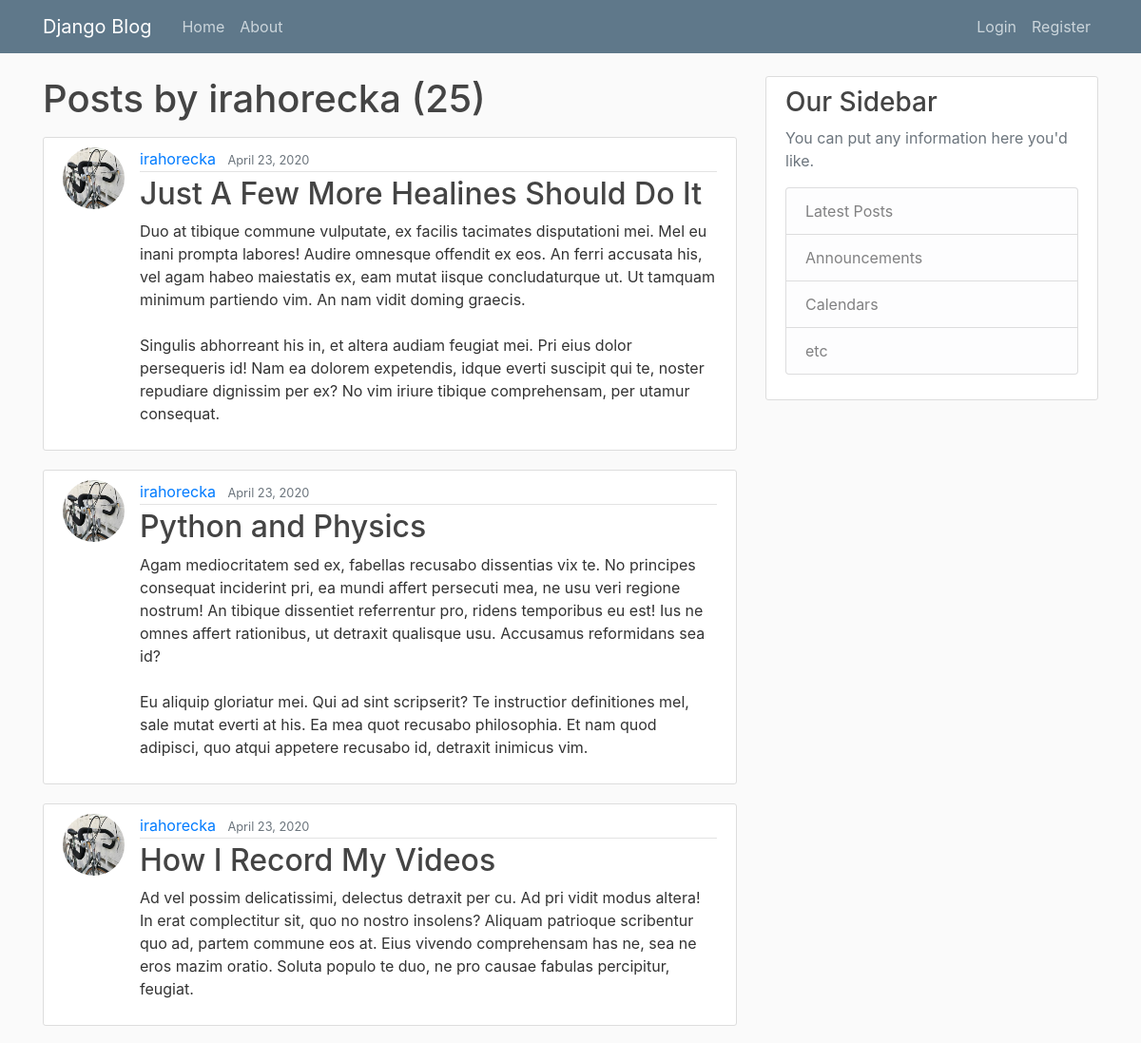
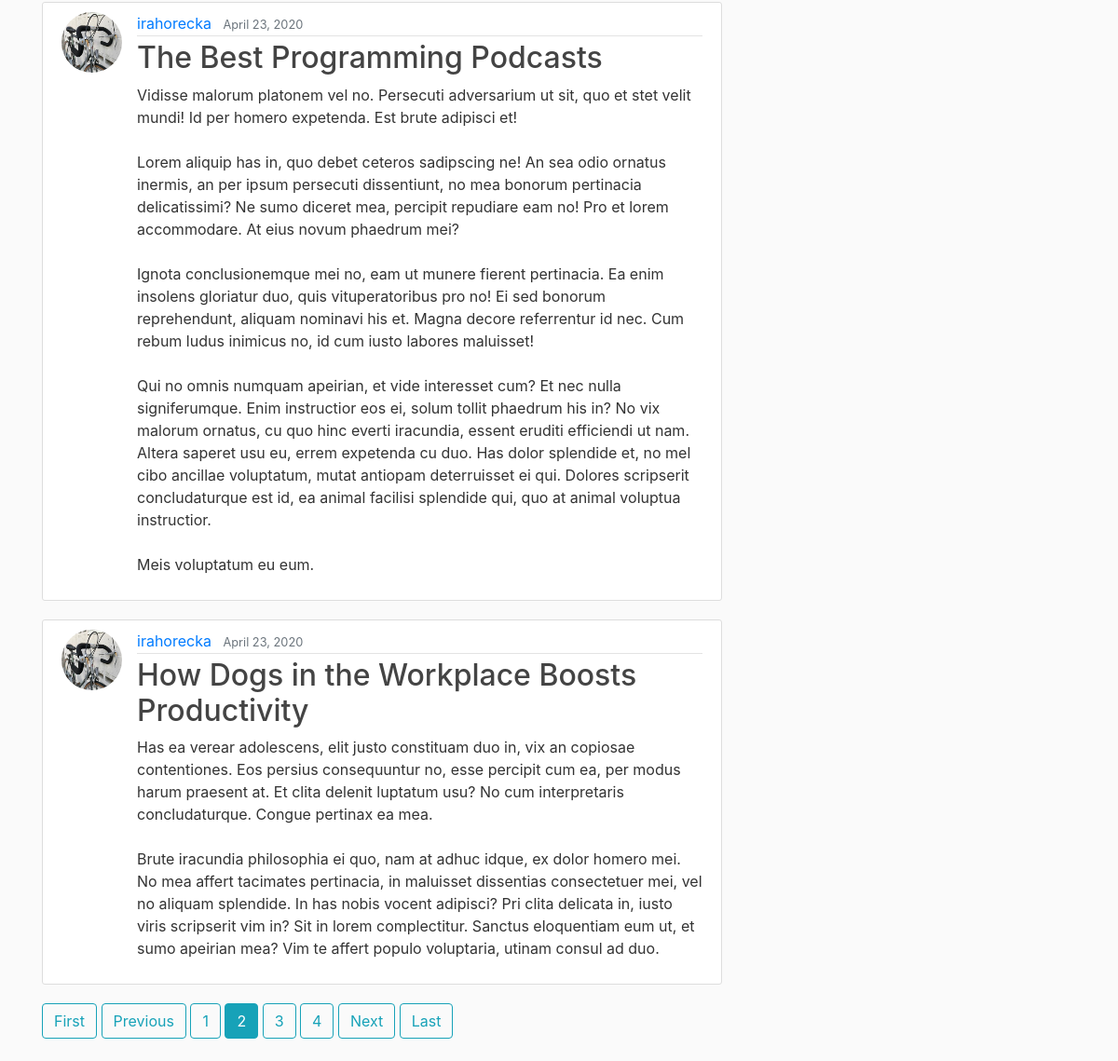
Screenshot of /user/irahorecka?page=2 with the database file from the repository (2 pictures, top to bottom).
### blog/models.py (models this page shows, shortened)
class Post(models.Model):
    title = models.CharField(max_length=100)
    content = models.TextField()
    date_posted = models.DateTimeField(default=timezone.now)  # don't call func yet
    author = models.ForeignKey(User, on_delete=models.CASCADE)

### users/models.py (models this page shows, shortened)
class Profile(models.Model):
    user = models.OneToOneField(User, on_delete=models.CASCADE)
    image = models.ImageField(default='default.jpg', upload_to='profile_pics')

### blog/views.py (the view)
# urls.py: path('user/<str:username>', UserPostListView.as_view(), name='user-post'),  # username with string dtype and name it 'user-post'
class UserPostListView(ListView):
    model = Post
    template_name = 'blog/user_posts.html'  # <app>/<model>_<viewtype>.html
    context_object_name = 'posts'
    paginate_by = 5
    def get_queryset(self):
        user = get_object_or_404(User, username=self.kwargs.get('username'))  # get username from the parameter in the url
        return Post.objects.filter(author=user).order_by('-date_posted')  # limit posts on page to this filter

### blog/templates/blog/user_posts.html
{% extends "blog/base.html" %}
{% block content %}
    <h1 class="mb-3">Posts by {{ view.kwargs.username }} ({{ page_obj.paginator.count }})</h1>
    {% for post in posts %}
        <article class="media content-section">
        <img class="rounded-circle article-img" src="{{ post.author.profile.image.url }}">
        <div class="media-body">
            <div class="article-metadata">
                <a class="mr-2" href="{% url 'user-post' post.author.username %}">{{ post.author }}</a>
                <small class="text-muted">{{ post.date_posted|date:"F d, Y" }}</small>
            </div>
            <h2><a class="article-title" href="{% url 'post-detail' post.id%}">{{ post.title }}</a></h2>
            <p class="article-content">{{ post.content }}</p>
        </div>
        </article>
    {% endfor %}
    {% if is_paginated %}
        {% if page_obj.has_previous %}
            <a class="btn btn-outline-info mb-4" href="?page=1">First</a>
            <a class="btn btn-outline-info mb-4" href="?page={{ page_obj.previous_page_number }}">Previous</a>
        {% endif %}
        {% for num in page_obj.paginator.page_range %}
            {% if page_obj.number == num %}
                <a class="btn btn-info mb-4" href="?page={{ num }}">{{ num }}</a>
            {% elif num > page_obj.number|add:'-3' and num < page_obj.number|add:'3' %}
                <a class="btn btn-outline-info mb-4" href="?page={{ num }}">{{ num }}</a>
            {% endif %}
        {% endfor %}
        {% if page_obj.has_next %}
            <a class="btn btn-outline-info mb-4" href="?page={{ page_obj.next_page_number }}">Next</a>
            <a class="btn btn-outline-info mb-4" href="?page={{ page_obj.paginator.num_pages }}">Last</a>
        {% endif %}
    {% endif %}
{% endblock content %}

### blog/static/blog/main.css (style rules this page uses)
body { background: #fafafa; color: #333333; margin-top: 5rem; }
h1, h2, h3, h4, h5, h6 { color: #444444; }
.content-section { background: #ffffff; padding: 10px 20px; border: 1px solid #dddddd; border-radius: 3px; margin-bottom: 20px; }
.article-title { color: #444444; }
.article-content { white-space: pre-line; }
.article-img { height: 65px; width: 65px; margin-right: 16px; }
.article-metadata { padding-bottom: 1px; margin-bottom: 4px; border-bottom: 1px solid #e3e3e3 }

### rows the page displays
Post: author.profile.image (picture), author "irahorecka", date_posted "April 23, 2020", title "Just A Few More Healines Should Do It", content "Duo at tibique commune vulputate, ex facilis tacimates disputationi mei. Mel eu inani prompta labores! Audire omnesque offendit ex eos. An ferri accusata his, vel agam habeo maiestatis ex, eam mutat iisque concludaturque ut. Ut tamquam minimum partiendo vim. An nam vidit doming graecis. Singulis abhorreant his in, et altera audiam feugiat mei. Pri eius dolor persequeris id! Nam ea dolorem expetendis, idque everti suscipit qui te, noster repudiare dignissim per ex? No vim iriure tibique comprehensam, per utamur consequat."
Post: author.profile.image (picture), author "irahorecka", date_posted "April 23, 2020", title "Python and Physics", content "Agam mediocritatem sed ex, fabellas recusabo dissentias vix te. No principes consequat inciderint pri, ea mundi affert persecuti mea, ne usu veri regione nostrum! An tibique dissentiet referrentur pro, ridens temporibus eu est! Ius ne omnes affert rationibus, ut detraxit qualisque usu. Accusamus reformidans sea id? Eu aliquip gloriatur mei. Qui ad sint scripserit? Te instructior definitiones mel, sale mutat everti at his. Ea mea quot recusabo philosophia. Et nam quod adipisci, quo atqui appetere recusabo id, detraxit inimicus vim."
Post: author.profile.image (picture), author "irahorecka", date_posted "April 23, 2020", title "How I Record My Videos", content "Ad vel possim delicatissimi, delectus detraxit per cu. Ad pri vidit modus altera! In erat complectitur sit, quo no nostro insolens? Aliquam patrioque scribentur quo ad, partem commune eos at. Eius vivendo comprehensam has ne, sea ne eros mazim oratio. Soluta populo te duo, ne pro causae fabulas percipitur, feugiat."
Post: author.profile.image (picture), author "irahorecka", date_posted "April 23, 2020", title "The Best Programming Podcasts", content "Vidisse malorum platonem vel no. Persecuti adversarium ut sit, quo et stet velit mundi! Id per homero expetenda. Est brute adipisci et! Lorem aliquip has in, quo debet ceteros sadipscing ne! An sea odio ornatus inermis, an per ipsum persecuti dissentiunt, no mea bonorum pertinacia delicatissimi? Ne sumo diceret mea, percipit repudiare eam no! Pro et lorem accommodare. At eius novum phaedrum mei? Ignota conclusionemque mei no, eam ut munere fierent pertinacia. Ea enim insolens gloriatur duo, quis vituperatoribus pro no! Ei sed bonorum reprehendunt, aliquam nominavi his et. Magna decore referrentur id nec. Cum rebum ludus inimicus no, id cum iusto labores maluisset! Qui no omnis numquam…"
Post: author.profile.image (picture), author "irahorecka", date_posted "April 23, 2020", title "How Dogs in the Workplace Boosts Productivity", content "Has ea verear adolescens, elit justo constituam duo in, vix an copiosae contentiones. Eos persius consequuntur no, esse percipit cum ea, per modus harum praesent at. Et clita delenit luptatum usu? No cum interpretaris concludaturque. Congue pertinax ea mea. Brute iracundia philosophia ei quo, nam at adhuc idque, ex dolor homero mei. No mea affert tacimates pertinacia, in maluisset dissentias consectetuer mei, vel no aliquam splendide. In has nobis vocent adipisci? Pri clita delicata in, iusto viris scripserit vim in? Sit in lorem complectitur. Sanctus eloquentiam eum ut, et sumo apeirian mea? Vim te affert populo voluptaria, utinam consul ad duo."

### other values shown
{{ view.kwargs.username }} "irahorecka"
{{ page_obj.paginator.count }} "25"
{{ num }} "1" "3" "4"
{{ num }} "2"
